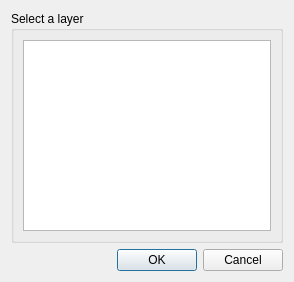
<?xml version="1.0" encoding="UTF-8"?>
<ui version="4.0">
 <class>DlgDataIOAddLayersToMap</class>
 <widget class="QDialog" name="DlgDataIOAddLayersToMap">
  <property name="windowModality">
   <enum>Qt::ApplicationModal</enum>
  </property>
  <property name="geometry">
   <rect>
    <x>0</x>
    <y>0</y>
    <width>294</width>
    <height>282</height>
   </rect>
  </property>
  <property name="sizePolicy">
   <sizepolicy hsizetype="Fixed" vsizetype="Fixed">
    <horstretch>0</horstretch>
    <verstretch>0</verstretch>
   </sizepolicy>
  </property>
  <property name="windowTitle">
   <string>Select layers to add to the map</string>
  </property>
  <layout class="QGridLayout" name="gridLayout">
   <item row="3" column="0">
    <widget class="QDialogButtonBox" name="buttonBox">
     <property name="standardButtons">
      <set>QDialogButtonBox::Cancel|QDialogButtonBox::Ok</set>
     </property>
    </widget>
   </item>
   <item row="0" column="0">
    <widget class="QGroupBox" name="groupBox">
     <property name="title">
      <string>Select a layer</string>
     </property>
     <layout class="QVBoxLayout" name="verticalLayout_2">
      <item>
       <widget class="QListView" name="layers_view">
        <property name="sizePolicy">
         <sizepolicy hsizetype="Expanding" vsizetype="Expanding">
          <horstretch>0</horstretch>
          <verstretch>0</verstretch>
         </sizepolicy>
        </property>
        <property name="minimumSize">
         <size>
          <width>200</width>
          <height>150</height>
         </size>
        </property>
        <property name="selectionMode">
         <enum>QAbstractItemView::ExtendedSelection</enum>
        </property>
       </widget>
      </item>
     </layout>
    </widget>
   </item>
  </layout>
 </widget>
 <resources/>
 <connections/>
</ui>
